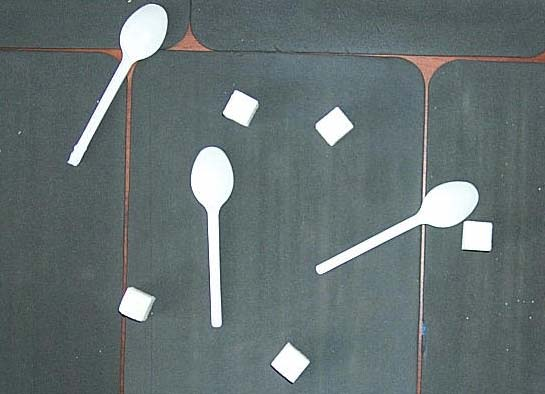
#> input picture Laba2/images/P0001460.jpg, 545 x 394 px; its folder holds only this picture in this run
$ python main.py
#> lines starting #> are read from the running program, lines starting #| are printed output that depends on the picture; after the words box and inside, x2 and y2 are one past the last pixel; in counts of white or black regions, pixels touching at a corner belong together
### Laba2/file_search/img_lookup.py
import os
import os.path

def find_images(lookup_folder: str) -> list:
    images = []
    if os.path.exists(lookup_folder):
        for dirpath, dirnames , files in os.walk(os.path.join(".", lookup_folder)):
            for file in files:
                if file.split(".")[-1] in ["jpg", "png"]:
                    images.append(os.path.join(dirpath,file))
    return images

### Laba2/obj_detection/connected_comp.py
import numpy as np
import math
import matplotlib.pyplot as plt
import skimage.io
import skimage.color
import skimage.filters
import skimage.measure
import random
from sklearn.cluster import KMeans
import os.path

from . import labeling

def connected_components_from_scratch(output_folder, filename, sigma=1.0, t=0.5, connectivity=2):

    # load the image
    image = skimage.io.imread(filename)

    # convert the image to grayscale
    gray_image = skimage.color.rgb2gray(image)
    #gray_image = skimage.util.img_as_ubyte(gray_image)

    fig, ax = plt.subplots()
    plt.imshow(gray_image)
    plt.axis("off")
    plt.savefig(os.path.join(output_folder, "gray.jpg"))
    plt.close()

    # denoise the image with a Gaussian filter
    blurred_image = skimage.filters.gaussian(gray_image, sigma=sigma)
    #blurred_image = skimage.util.img_as_ubyte(blurred_image)
    #blurred_image = gray_image
    #print(blurred_image)

    fig, ax = plt.subplots()
    plt.imshow(blurred_image)
    plt.axis("off")
    plt.savefig(os.path.join(output_folder, "blurred.jpg"))
    plt.close()

    # mask the image according to threshold
    #binary_mask = blurred_image < t
    #binary_mask = otsu(blurred_image)

    thr = skimage.filters.threshold_otsu(blurred_image)
    binary_mask = blurred_image < thr

    fig, ax = plt.subplots()
    plt.imshow(binary_mask)
    plt.axis("off")
    plt.savefig(os.path.join(output_folder, "binary_mask.jpg"))
    plt.close()

    # perform connected component analysis
    inverted_binary_mask = skimage.util.invert(binary_mask)
    labeled_image, count = labeling.seq_labeling(inverted_binary_mask)

    return labeled_image, count

### Laba2/obj_detection/labeling.py
import numpy as np
import math
import matplotlib.pyplot as plt
import skimage.io
import skimage.color
import skimage.filters
import skimage.measure
import random
from sklearn.cluster import KMeans

def neighbor(i,j,label):
    # left
    left = label[i-1,j]
    # above
    above = label[i,j-1]
    neighbor_array = [left,above]
    return neighbor_array

def seq_labeling(image):

    m = image.shape[0]  # rows
    n = image.shape[1]  # columns

    label = np.zeros([m,n], dtype=int)
    new = 0

    link = []
    id = 0 # link index also present object number

    # first pass
    for row in range(m):
        for column in range(n):

            # no object
            if image[row,column] == [0] :
                label[row, column] = 0
                # l.write(str(int(label[row,column])))

            # object
            else : # check neighbor label
                current_neighbor = neighbor(row,column,label)

                # current is new label
                if current_neighbor == [0,0]:
                    new = new + 1
                    label[row, column] = new
                    # l.write(str(int(label[row, column])))

                # neighbor got label
                else :
                    # only one neighbor labeling => choose the large one (the only label)
                    if np.min(current_neighbor) == 0 or current_neighbor[0] == current_neighbor[1]:
                        label[row,column] = np.max(current_neighbor)
                        # l.write(str(int(label[row, column])))

                    else:
                        label[row,column] = np.min(current_neighbor)
                        # l.write(str(int(label[row, column])))
                        if id == 0:
                            link.append(current_neighbor)
                            id = id +1
                            #print(id)
                            #print(link)
                        else:
                            check = 0
                            for k in range(id) :
                                # intersection
                                tmp = set(link[k]).intersection(set(current_neighbor))
                                if len(tmp) != 0 :
                                    link[k] = set(link[k]).union(current_neighbor)
                                    np.array(link)
                                    check = check + 1
                                    #print(link)
                            if check == 0:
                                id = id +1
                                np.array(link)
                                link.append(set(current_neighbor))
        # l.write('\n')

    # second pass
    for row in range(m):
        for column in range(n):
            for x in range(id):
                if (label[row, column] in link[x]) and label[row, column] !=0 :
                    label[row, column] = min(link[x])


    for row in range(m):
        for column in range(n):
            for x in range(id):
                if (label[row, column] == min(link[x])):
                    label[row, column] = x + 1
            # [13 lines of commented-out code are left out]

    return label, id

### Laba2/obj_detection/parameters.py
import numpy as np
import math
import matplotlib.pyplot as plt
import skimage.io
import skimage.color
import skimage.filters
import skimage.measure
import random
from sklearn.cluster import KMeans


def n_neighbor(label,row,column,mode=4):
    if mode == 4 :
        neighbor_array = [label[row,column-1],label[row-1,column],label[row,column+1],label[row+1,column]]
    elif mode == 8:
        neighbor_array = [label[row-1,column-1],label[row-1,column],label[row-1,column+1],label[row,column-1],
                          label[row,column+1],label[row+1,column-1],label[row+1,column],label[row+1,column+1]]
    return neighbor_array

def objs_perimeter_evaluation(label, num_obj):

    m = label.shape[0]  # rows
    n = label.shape[1]  # columns

    num = np.zeros(num_obj)

    # calculate object perimeter
    for row in range(m):
        for column in range(n):
            if label[row,column] != 0 :
                if row != 0 and row != m-1 and column != 0 and column != n-1 :
                    for x in range(num_obj):
                        if label[row,column] == x+ 1 :
                            neighbor_array = n_neighbor(label,row,column,mode=8)
                            if min(neighbor_array) !=0 :
                              a = 0
                                #label[row,column] = 0
                                #F.write(str(int(label[row,column])))
                            elif min(neighbor_array) == 0 :
                                #F.write(str(int(label[row,column])))
                                num[x] = num[x] +1
            #F.write(str(int(label[row,column])))
        #F.write('\n')
    return num

def objs_area_evaluation(label, num_obj):

    m = label.shape[0]  # rows
    n = label.shape[1]  # columns

    area = np.zeros(num_obj)

    for row in range(m):
        for column in range(n):
            if label[row,column] != 0 :
                for x in range(num_obj):
                    if label[row,column] == x+1 :
                        area[x] = area[x] +1
    return area

def objs_compactness_evaluation(objs_perimeter, objs_area, num_obj):

    compactness = np.zeros(num_obj)

    for id in range(num_obj):
      perimeter = objs_perimeter[id]
      obj_area = objs_area[id]
      #print(area[id])
      #print(perimeter,area)
      if perimeter!=0 and obj_area!=0 :
          compactness[id] = math.pow(perimeter,2)/obj_area
    return compactness

def objs_mass_center_evaluation(label, num_obj):

    objs_area = objs_area_evaluation(label, num_obj)

    m = label.shape[0]  # rows
    n = label.shape[1]  # columns

    mass_centers = np.zeros(num_obj, dtype="i,i")

    for x in range(m):
        for y in range(n):
            if label[x,y] != 0 :
                for id in range(num_obj):
                    if label[x,y] == id+1 :
                        mass_centers[id][0] += x
                        mass_centers[id][1] += y

    for id in range(num_obj):
      if mass_centers[id][0] != 0 and mass_centers[id][1] != 0:
              mass_centers[id][0] /= objs_area[id]
              mass_centers[id][1] /= objs_area[id]


    return mass_centers

def bind_params(label, num_obj):

    params = []

    objs_perimeter_param = objs_perimeter_evaluation(label, num_obj)
    objs_area_param = objs_area_evaluation(label, num_obj)
    objs_compactness_param = objs_compactness_evaluation(objs_perimeter_param, objs_area_param, num_obj)
    objs_mass_center_param = objs_mass_center_evaluation(label, num_obj)

    for id in range(num_obj):
        # [4 lines of commented-out code are left out]

        params.append([
            round(objs_area_param[id],2),
            round(objs_perimeter_param[id],2),
            round(objs_compactness_param[id],2),
            [round(objs_mass_center_param[id][0],2), round(objs_mass_center_param[id][1],2)]
            ])

    return params

### Laba2/obj_detection/k_means.py
import numpy as np
import math
import matplotlib.pyplot as plt
import skimage.io
import skimage.color
import skimage.filters
import skimage.measure
import random
from sklearn.cluster import KMeans

def get_distance(lhv, rhv):
    index = [0, 1, 2]  # area, perimetr, compactness parameters indexes
    distance = 0
    for i in index:
        distance += pow(lhv[i] - rhv[i], 2)   # removed abs fun
    distance = np.sqrt(distance)
    return distance

def select_new_center(cluster):
    distances_sum = []
    for area in cluster:
        distances = [get_distance(area, el) for el in filter(lambda x: x is not area, cluster)]
        distances_sum.append(sum(distances))
    new_center_id = distances_sum.index(min(distances_sum))
    return cluster[new_center_id]

def k_means(params, k):      # append last but not least param - cluster id

    clusters = []

    centers = random.sample(params, k)

    tmp = [[1] for i in range(k)]
    change = 1
    while change:
        change = 0
        clusters = [[] for i in range(k)]

        for param in params:

            distances = [get_distance(param, center) for center in centers]
            min_dist_id = distances.index(min(distances))
            clusters[min_dist_id].append(param)

        centers = [select_new_center(cl) for cl in clusters]

        if tmp != clusters:
            change = 1
        tmp = clusters


    for i in range(len(clusters)):
        for param in params:
            if param in clusters[i]:
                param.append(i)

    objs_cluster_id_param = []
    for param in params: #objs_params_list
        objs_cluster_id_param.append(param[-1])

    return objs_cluster_id_param

### Laba2/main.py
import numpy as np
import math
import matplotlib.pyplot as plt
import skimage.io
import skimage.color
import skimage.filters
import skimage.measure
import random
from sklearn.cluster import KMeans
from PIL import Image
import os.path
import os

from obj_detection import connected_comp
from obj_detection import k_means
from obj_detection import labeling
from obj_detection import parameters
from file_search import img_lookup

def main():
    lookup_folder="images"
    images = img_lookup.find_images(lookup_folder)
    print("Found in folder '{}' files : {}".format(lookup_folder,images))

    for img_path in images:
        print("Working with image {}".format(img_path))
        filename= img_path.split("/")[-1]
        output_folder = os.path.join("output", filename.split(".")[0])
        if (os.path.exists(output_folder) != True) :
            os.mkdir(output_folder)
        A_labeled_image, A_count = connected_comp.connected_components_from_scratch(output_folder, filename=img_path, sigma=3.0, t=0.5, connectivity=2)
#> in connected_components_from_scratch, image is the input picture: shape (394, 545, 3); mean R, G, B 101.6, 113.5, 114.5
#> in connected_components_from_scratch, `blurred_image = skimage.filters.gaussian(gray_image, sigma=sigma)`:
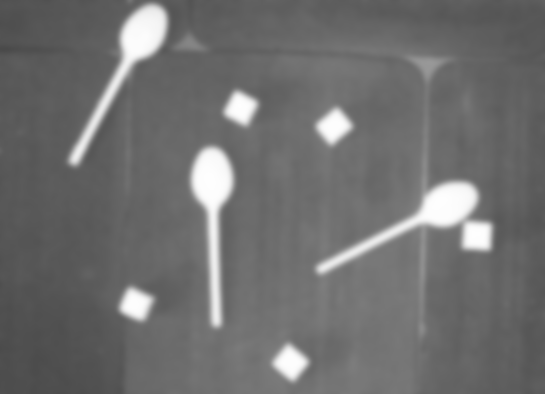
#> blurred_image: shape (394, 545) float64; min 0.291, max 0.997, mean 0.436
#> in connected_components_from_scratch, `thr = skimage.filters.threshold_otsu(blurred_image)`: thr = 0.64
#> in connected_components_from_scratch, `binary_mask = blurred_image < thr`:
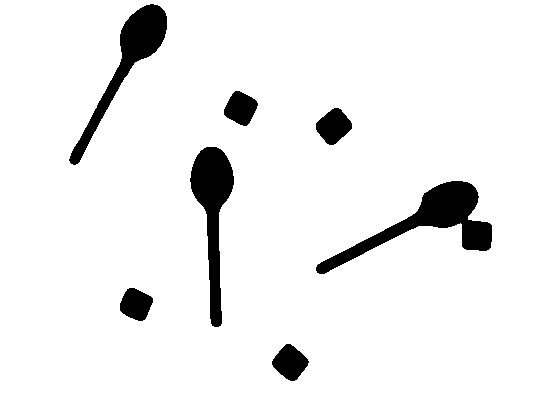
#> binary_mask: shape (394, 545) bool; 93.3% white; 7 black regions, largest, box (x1, y1, x2, y2) and area: (316, 181, 492, 274) 4336, (190, 147, 234, 327) 3440, (69, 4, 167, 165) 3254
#> after the loop in seq_labeling, `for row in range(m):`:
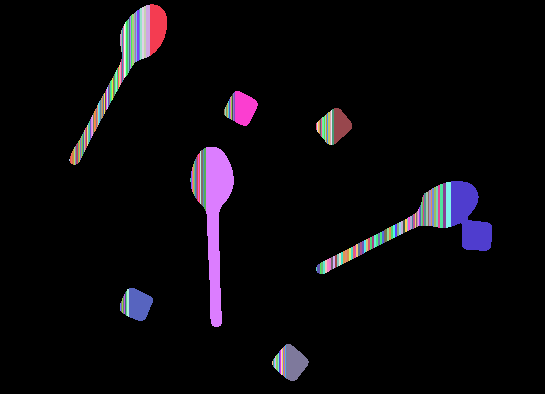
#> label: shape (394, 545) int64; 219 distinct labels, from 0 to 218; one colour per label, 0 black
#> after the loop in seq_labeling, `for row in range(m):`:
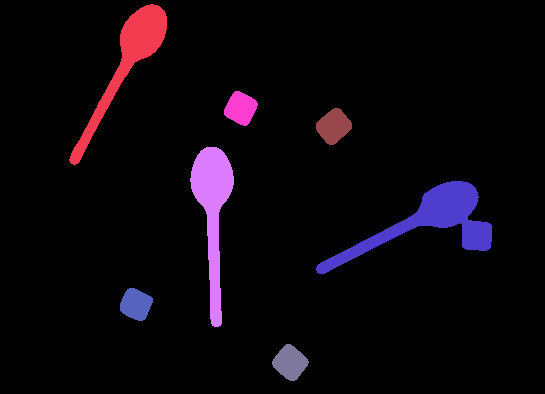
#> label: shape (394, 545) int64; 8 distinct labels, from 0 to 204; one colour per label, 0 black
#> after the loop in seq_labeling, `for row in range(m):`:
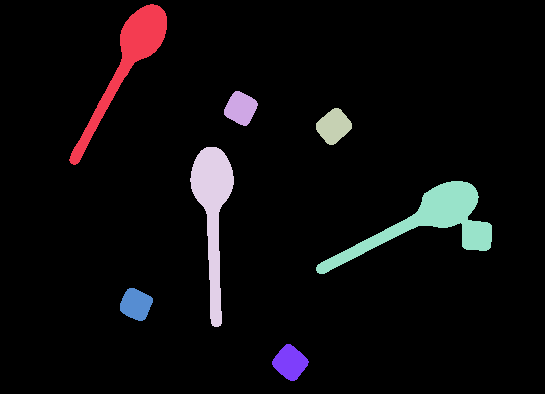
#> label: shape (394, 545) int64; 8 distinct labels, from 0 to 7; one colour per label, 0 black

        _, _ = plt.subplots()
        plt.imshow(skimage.color.label2rgb(skimage.util.invert(A_labeled_image)))
        plt.axis("off")
        plt.savefig(os.path.join(output_folder, "labled.jpg"))
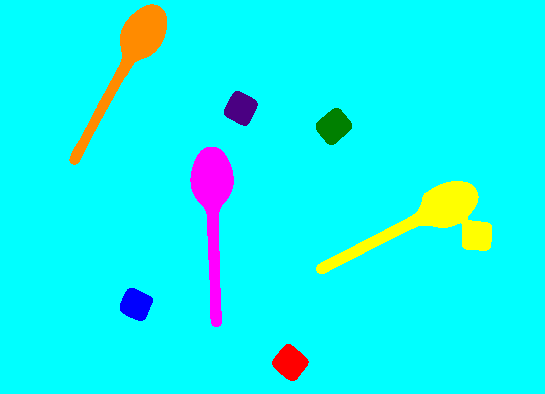
#> shown: shape (394, 545, 3) float64; mean R, G, B 0.0565, 0.964, 0.955
        plt.close()

        plt.imshow(skimage.io.imread(img_path))
        plt.axis("off")
        plt.savefig(os.path.join(output_folder, "original.jpg"))
        plt.close()

        print('{} objects found'.format(A_count))
#| 7 objects found

        A_objs_params_list = parameters.bind_params(A_labeled_image, A_count)
        A_objs_cluster_id_param = k_means.k_means(A_objs_params_list, 4)
#> the loop in k_means, `for param in params:` made 7 passes
        index = 0
        for obj in A_objs_params_list :
            print(
    """Object {a} :
        area : {b},
        perimetr : {c},
        compactness: {d},
        mass_center: {e},
        cluster_id : {f}""".format(a=index, b=obj[0], c=obj[1], d=obj[2], e=obj[3], f=A_objs_cluster_id_param[index])
            )
            index+=1
#> this loop made 7 passes
#> (printed output is left out)

        A_label_ids = np.arange(0, A_count)

        for A_label_id in A_label_ids:
            if os.path.exists(os.path.join(output_folder,"labels")) != True:
                os.mkdir(os.path.join(output_folder, "labels"))
            _, _ = plt.subplots()
            plt.imshow(A_labeled_image == A_label_id, cmap="gray")
            plt.axis("off")
            plt.title('Label ID {}'.format(A_label_id))
            plt.savefig(os.path.join(output_folder,"labels" ,"label"+str(A_label_id)+".jpg"))
        plt.close()

        A_label_ids = np.arange(1, A_count)

        for A_label_id in A_label_ids:
            if os.path.exists(os.path.join(output_folder,"clusters")) != True:
                os.mkdir(os.path.join(output_folder, "clusters"))
            _, _ = plt.subplots()
            plt.axis("off")
            plt.imshow(A_labeled_image == A_label_id, cmap="gray")
            plt.title('Cluster ID {}'.format(A_objs_cluster_id_param[A_label_id-1]))
            plt.savefig(os.path.join(output_folder,"clusters", "cluster"+str(A_label_id)+".jpg"))
#> this loop made 6 passes
#> pass 2, in main, `plt.savefig(os.path.join(output_folder,"clusters", "cluster"+str(A_lab..`:
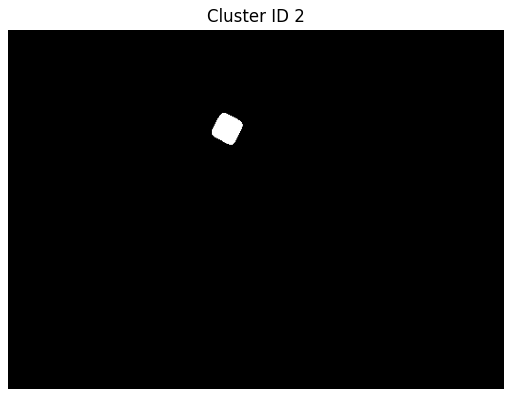
#> figure drawn by matplotlib, 1 panel
        plt.close()
        print("saved at {}".format(output_folder))
#| saved at output/P0001460


if __name__ == "__main__":
    main()

$ run again, on Laba2/images/P0001471.jpg
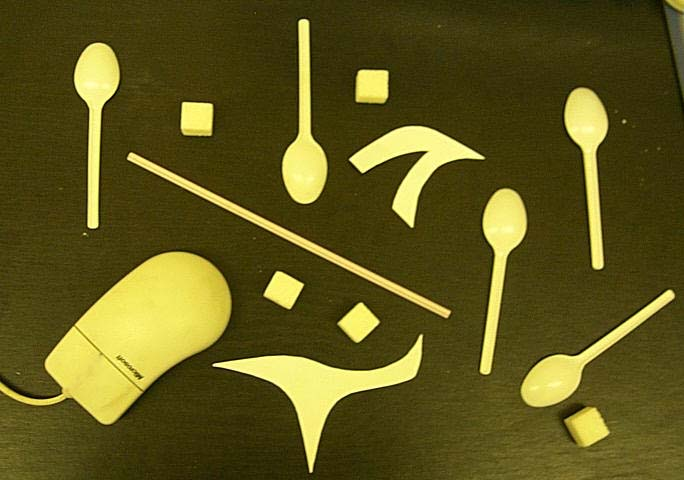
#> input picture Laba2/images/P0001471.jpg, 684 x 480 px
#> in connected_components_from_scratch, image is the input picture: shape (480, 684, 3); mean R, G, B 95.8, 88, 28.8
#> thr = 0.52
#> binary_mask: shape (480, 684) bool; 83% white; 15 black regions, largest, box (x1, y1, x2, y2) and area: (0, 252, 230, 424) 18266, (218, 338, 423, 468) 6789, (351, 126, 481, 226) 4518
#> after the loop in seq_labeling, `for row in range(m):`:
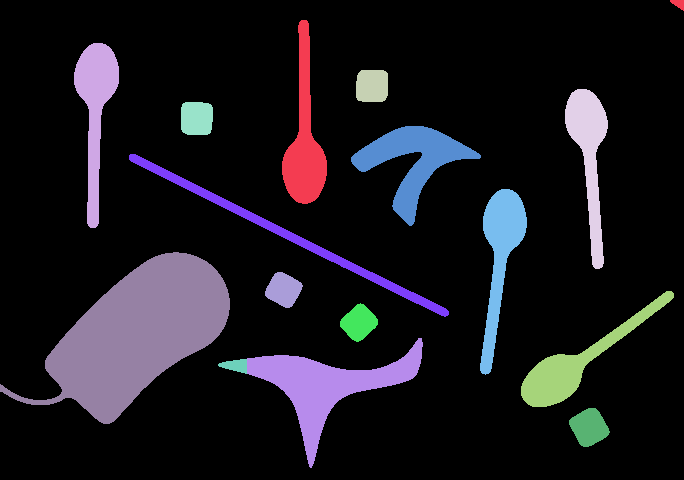
#> label: shape (480, 684) int64; 16 distinct labels, from 0 to 16; one colour per label, 0 black
#| 16 objects found
#> the loop in k_means, `for param in params:` made 16 passes
#> the loop in main, `for obj in A_objs_params_list :` made 16 passes
#> (printed output is left out)
#> in main, `plt.close()`:
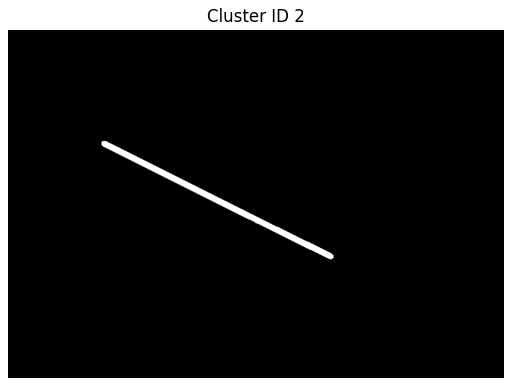
#> figure drawn by matplotlib, 1 panel
#| saved at output/P0001471

$ run again, on Laba2/images/P0001461.jpg
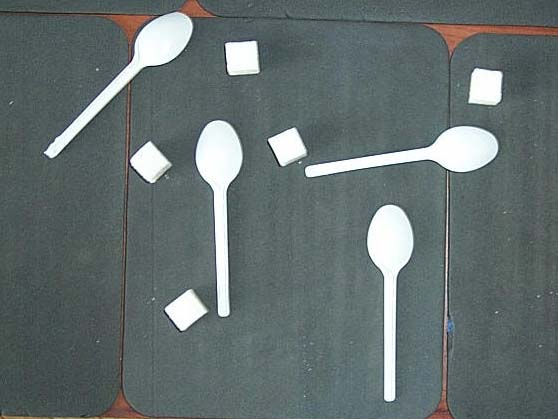
#> input picture Laba2/images/P0001461.jpg, 558 x 419 px
#> in connected_components_from_scratch, image is the input picture: shape (419, 558, 3); mean R, G, B 100.4, 111.2, 111.3
#> thr = 0.632
#> binary_mask: shape (419, 558) bool; 91.1% white; 9 black regions, largest, box (x1, y1, x2, y2) and area: (367, 204, 414, 402) 4212, (196, 120, 243, 316) 4074, (305, 126, 498, 177) 3939
#> after the loop in seq_labeling, `for row in range(m):`:
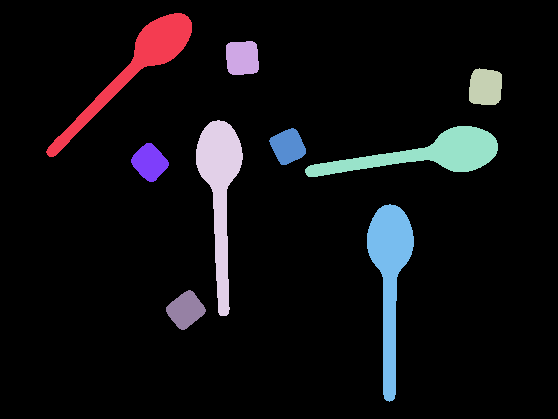
#> label: shape (419, 558) int64; 10 distinct labels, from 0 to 9; one colour per label, 0 black
#| 9 objects found
#> the loop in k_means, `for param in params:` made 9 passes
#> the loop in main, `for obj in A_objs_params_list :` made 9 passes
#> (printed output is left out)
#> the loop in main, `for A_label_id in A_label_ids:` made 8 passes
#> pass 2, in main, `plt.savefig(os.path.join(output_folder,"clusters", "cluster"+str(A_lab..`:
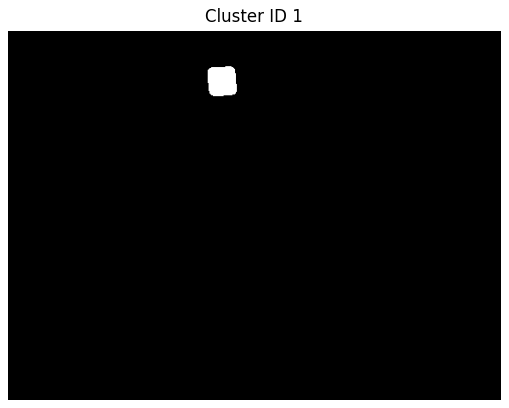
#> figure drawn by matplotlib, 1 panel
#| saved at output/P0001461
